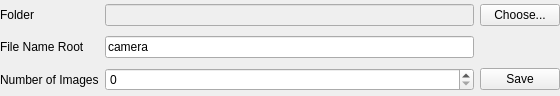
<?xml version="1.0" encoding="UTF-8"?>
<ui version="4.0">
 <class>ImageSeriesControl</class>
 <widget class="QWidget" name="ImageSeriesControl">
  <property name="geometry">
   <rect>
    <x>0</x>
    <y>0</y>
    <width>560</width>
    <height>96</height>
   </rect>
  </property>
  <property name="windowTitle">
   <string>Form</string>
  </property>
  <layout class="QGridLayout" name="gridLayout">
   <property name="leftMargin">
    <number>0</number>
   </property>
   <property name="topMargin">
    <number>0</number>
   </property>
   <property name="rightMargin">
    <number>0</number>
   </property>
   <property name="bottomMargin">
    <number>0</number>
   </property>
   <item row="0" column="0">
    <widget class="QLabel" name="label_17">
     <property name="text">
      <string>Folder</string>
     </property>
    </widget>
   </item>
   <item row="0" column="1">
    <widget class="QLineEdit" name="camera_folder_edit">
     <property name="enabled">
      <bool>false</bool>
     </property>
     <property name="text">
      <string/>
     </property>
    </widget>
   </item>
   <item row="0" column="2">
    <widget class="QPushButton" name="camera_folder_choose_button">
     <property name="text">
      <string>Choose...</string>
     </property>
    </widget>
   </item>
   <item row="1" column="0">
    <widget class="QLabel" name="label_16">
     <property name="text">
      <string>File Name Root</string>
     </property>
    </widget>
   </item>
   <item row="1" column="1">
    <widget class="QLineEdit" name="camera_filename_root_edit">
     <property name="text">
      <string>camera</string>
     </property>
    </widget>
   </item>
   <item row="2" column="0">
    <widget class="QLabel" name="label_28">
     <property name="text">
      <string>Number of Images</string>
     </property>
    </widget>
   </item>
   <item row="2" column="1">
    <widget class="QSpinBox" name="buffer_size_spin">
     <property name="maximum">
      <number>5000</number>
     </property>
    </widget>
   </item>
   <item row="2" column="2">
    <widget class="QPushButton" name="camera_streaming_button">
     <property name="text">
      <string>Save</string>
     </property>
     <property name="checkable">
      <bool>true</bool>
     </property>
    </widget>
   </item>
  </layout>
 </widget>
 <resources/>
 <connections/>
</ui>
